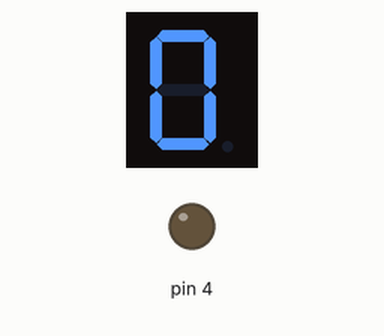
A sketch run on a simulated Arduino Uno, built with avr-gcc and run on an emulated ATmega328P. Shown: 1-digit seven-segment display, output pins drawn as LEDs (lit = HIGH). Wiring (inferred from the names in the program): 1-digit 7-segment display, segments lit when HIGH: segments pin 7, pin 6, pin 5, pin 11, pin 10, pin 8, pin 9. The segment pins are drawn as the display they are named for; pins used as bus, display or sensor lines are not drawn.

Above: at 0.1 s.
At 4.1 s:
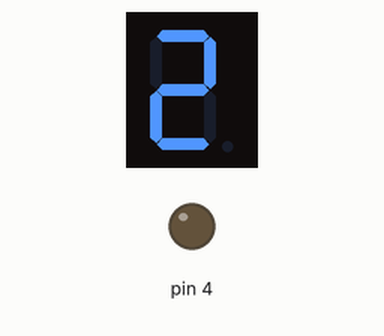
At 8.1 s:
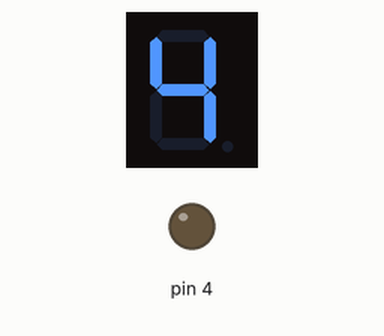
At 16.1 s:
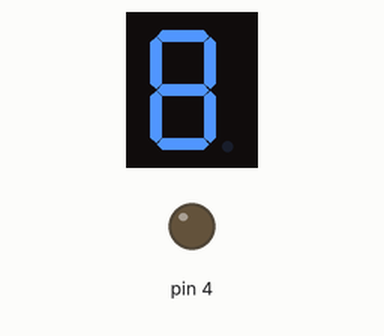
At 26.1 s:
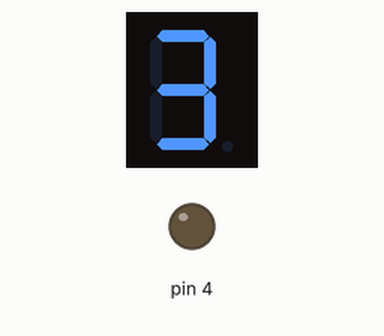
At 38.1 s:
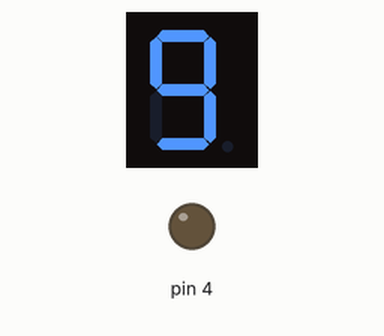

The sketch:

1digitaltube.ino
```cpp
int a = 7;
int b = 6;
int c = 5;
int d = 11;
int e = 10;
int f = 8;
int g = 9;
int dp = 4;

// display 1
void display1(void){
  digitalWrite(b,HIGH);
  digitalWrite(c,HIGH);
}
// display 2
void display2(void){
  digitalWrite(a,HIGH);
  digitalWrite(b,HIGH);
  digitalWrite(g,HIGH);
  digitalWrite(e,HIGH);
  digitalWrite(d,HIGH);

}
// display 3
void display3(void){
  digitalWrite(a,HIGH);
  digitalWrite(b,HIGH);
  digitalWrite(c,HIGH);
  digitalWrite(d,HIGH);
  digitalWrite(g,HIGH);

}
// display 4
void display4(void){
  digitalWrite(f,HIGH);
  digitalWrite(b,HIGH);
  digitalWrite(g,HIGH);
  digitalWrite(c,HIGH);
}
// display 5
void display5(void){
  digitalWrite(a,HIGH);
  digitalWrite(f,HIGH);
  digitalWrite(g,HIGH);
  digitalWrite(c,HIGH);
  digitalWrite(d,HIGH);

}

// display 6
void display6(void){
  digitalWrite(a,HIGH);
  digitalWrite(f,HIGH);
  digitalWrite(g,HIGH);
  digitalWrite(c,HIGH);
  digitalWrite(d,HIGH);
  digitalWrite(e,HIGH);
}
// display 7
void display7(void){
  digitalWrite(a,HIGH);
  digitalWrite(b,HIGH);
  digitalWrite(c,HIGH);
}


// display 8
void display8(void){
  digitalWrite(a,HIGH);
  digitalWrite(b,HIGH);
  digitalWrite(g,HIGH);
  digitalWrite(c,HIGH);
  digitalWrite(d,HIGH);
  digitalWrite(e,HIGH);
  digitalWrite(f,HIGH);

}
// display 9
void display9(void){
  digitalWrite(a,HIGH);
  digitalWrite(b,HIGH);
  digitalWrite(g,HIGH);
  digitalWrite(c,HIGH);
  digitalWrite(d,HIGH);
  digitalWrite(f,HIGH);
}
// display 0
void display0(void){
  digitalWrite(a,HIGH);
  digitalWrite(b,HIGH);
  digitalWrite(c,HIGH);
  digitalWrite(d,HIGH);
  digitalWrite(e,HIGH);
  digitalWrite(f,HIGH);
}

void cleardisplay(){
  digitalWrite(a,LOW);
  digitalWrite(b,LOW);
  digitalWrite(g,LOW);
  digitalWrite(c,LOW);
  digitalWrite(d,LOW);
  digitalWrite(e,LOW);
  digitalWrite(f,LOW);
}
void setup() {

int i;
for(i=4;i<=11;i++){
pinMode(i,OUTPUT);
}
}

void loop() {
  while(true){
    cleardisplay();
    display0();
    delay(2000);
    cleardisplay();
    display1();
    delay(2000);
    cleardisplay();
    display2();
    delay(2000);
    cleardisplay();
    display3();
    delay(2000);
    cleardisplay();
    display4();
    delay(2000);
    cleardisplay();
    display5();
    delay(2000);
    cleardisplay();
    display6();
    delay(2000);
    cleardisplay();
    display7();
    delay(2000);
    cleardisplay();
    display8();
    delay(2000);
    cleardisplay();
    display9();
    delay(2000);
  }


}
```

Measured:
- what the display in image 1 shows lasts 2.0 s, from 4.0 s to 6.0 s
